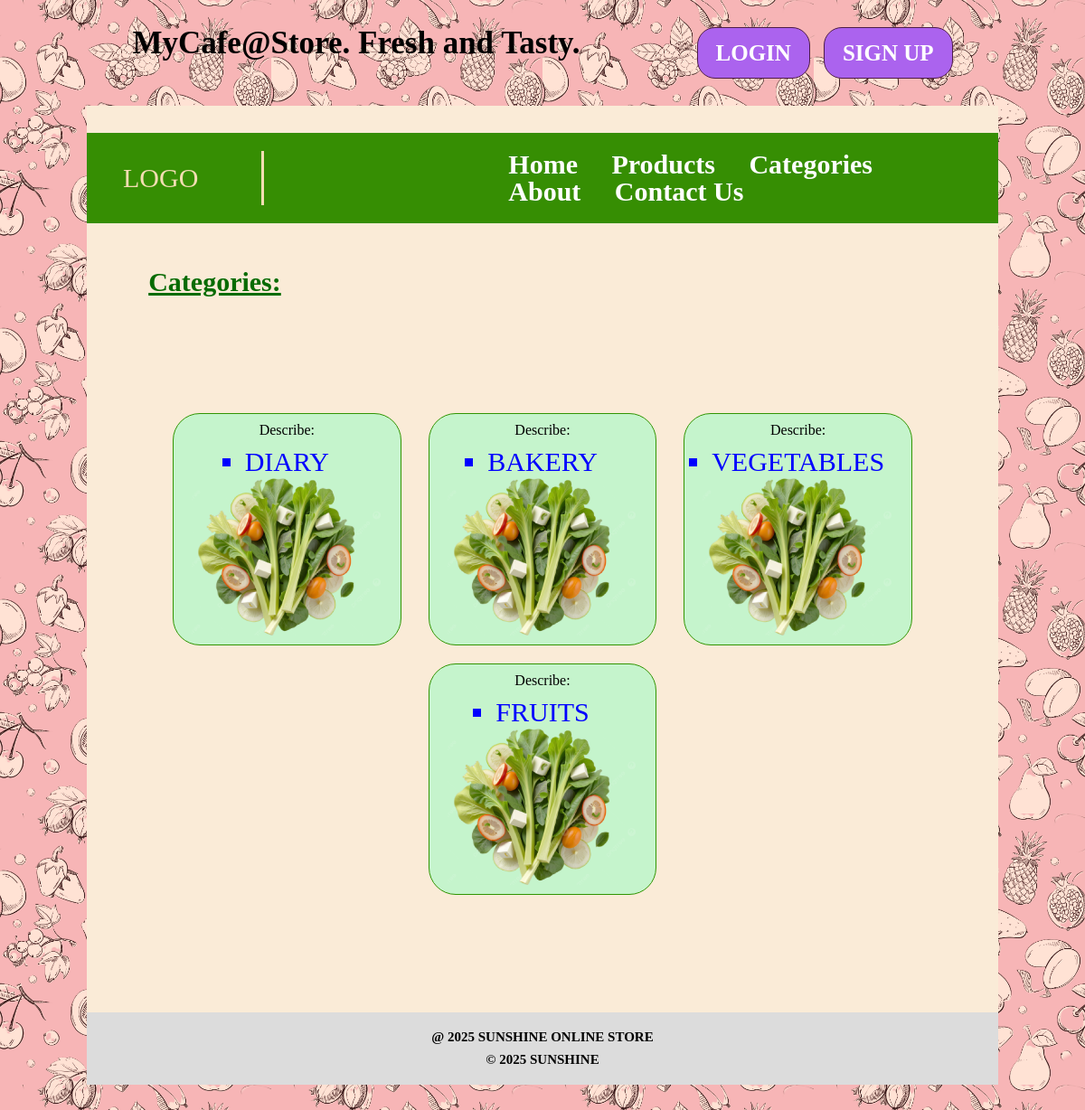
Page /api/categories (signed in) on the committed database.
### backend/models.py (models this page shows, shortened)
class Category(models.Model):
    name = models.CharField(max_length=250)
    description = models.TextField()
    class Meta:
        verbose_name_plural = 'Categories'

### backend/views.py (the view, shortened to what this page needs)
# urls.py: path('categories', views.CategoryListView.as_view(), name='categories'),
class CategoryListView(generic.ListView):
    model = Category
    context_object_name = 'category'
    template_name = 'categories.html'
    def get_queryset(self):
        return Category.objects.filter().all()

### backend/templates/categories.html (shortened to what this page needs)
{% extends 'base.html' %}
{% load static %}
{% load custom_tags %}
{% block content %}
    {% block css %}
        <link type="text/css" href="{% static 'style/all.css' %}" rel="stylesheet">
    {% endblock %}
        <div class="card">
            <div class="card_head">
                <h1>Categories:</h1>
            </div>
            <div class="card_item">
                {% for x in category %}
                    <div class="card_body S">
                        <h2>Describe:</h2>
                        <ul>
                            <li onclick="window.location = 'category/{{ x.id }}'">{{ x.name }}
                            </li>
                        </ul>
                        <img width="200px" src="{% static 'img/salat.png' %}" alt="sal">
                    </div>
                {% endfor %}
            </div>
        </div>
{% endblock %}

### backend/static/style/comps/base.css (style rules this page uses)
body { background-image: url("../../img/grocery2.jpg"); background-size: 25%; padding: 0 8%; }

### backend/static/style/comps/products_list.css (style rules this page uses)
.card { margin: 50px; }
.card_item { display: flex; flex-wrap: wrap; justify-content: space-around; margin-top: 100px; padding:30px; }
.card_head { display: flex; align-items: start; justify-content: space-between; }
.card_head h1 { font-size: 30px; font-weight: bold; color: rgb(6, 107, 2); margin-left: 2%; text-decoration: underline; }
.card_body { width: calc(33.33% - 30px); display: flex; flex-direction: column; align-items: center; justify-content:center; padding: 10px 20px; text-align: center; border: 1px solid rgb(49, 149, 3); border-radius: 30px; background-color: rgb(197, 244, 204); margin-bottom: 20px; }
.card_body>img { width: 100%; height: 100%; }
.card_item h1, h2, h3 { margin-bottom: 10px; }
ul > li { font-size: 30px; text-align: center; color: blue; padding: 2px 0; cursor: pointer; text-transform: uppercase; text-decoration: none; list-style-type: square; }

### rows in the picture
Category: name "DIARY"
Category: name "BAKERY"
Category: name "VEGETABLES"
Category: name "FRUITS"
